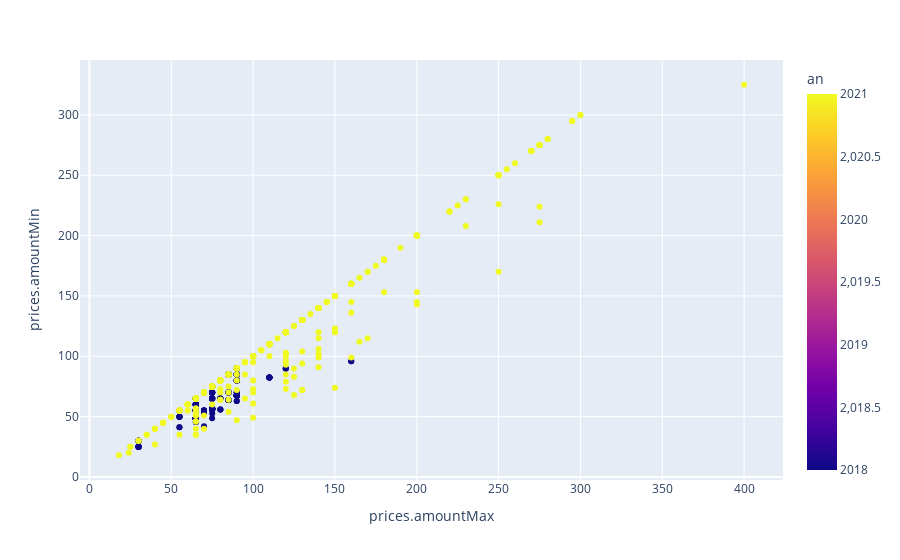

The cell this chart's notebook holds for it:
### Code cell
fig3 = px.scatter(nike_co, x="prices.amountMax", y="prices.amountMin", color="an")
fig3.show()

### Figure 1 — Plotly figure (JSON) as saved in the notebook; plotly's stock layout.template omitted (floating-point values rounded to 4 significant figures; data arrays with more than 128 entries replaced by an {"elided": "..."} marker saying what was removed)
{"data": [{"hovertemplate": "prices.amountMax=%{x}<br>prices.amountMin=%{y}<br>an=%{marker.color}<extra></extra>", "legendgroup": "", "marker": {"color": {"elided": "987 int values"}, "coloraxis": "coloraxis", "symbol": "circle"}, "mode": "markers", "name": "", "orientation": "v", "showlegend": false, "type": "scatter", "x": {"elided": "987 float values"}, "xaxis": "x", "y": {"elided": "987 float values"}, "yaxis": "y"}], "layout": {"coloraxis": {"colorbar": {"title": {"text": "an"}}, "colorscale": [[0, "#0d0887"], [0.1111, "#46039f"], [0.2222, "#7201a8"], [0.3333, "#9c179e"], [0.4444, "#bd3786"], [0.5556, "#d8576b"], [0.6667, "#ed7953"], [0.7778, "#fb9f3a"], [0.8889, "#fdca26"], [1, "#f0f921"]]}, "legend": {"tracegroupgap": 0}, "margin": {"t": 60}, "xaxis": {"anchor": "y", "domain": [0, 1], "title": {"text": "prices.amountMax"}}, "yaxis": {"anchor": "x", "domain": [0, 1], "title": {"text": "prices.amountMin"}}}}
